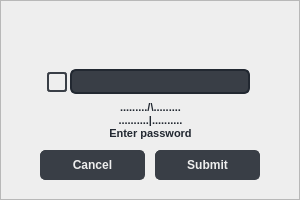
<?xml version="1.0" encoding="UTF-8"?>
<ui version="4.0">
 <class>Dialog_user_check</class>
 <widget class="QDialog" name="Dialog_user_check">
  <property name="geometry">
   <rect>
    <x>0</x>
    <y>0</y>
    <width>300</width>
    <height>200</height>
   </rect>
  </property>
  <property name="maximumSize">
   <size>
    <width>300</width>
    <height>200</height>
   </size>
  </property>
  <property name="windowTitle">
   <string>Dialog</string>
  </property>
  <widget class="QStackedWidget" name="dialog_user_check_page">
   <property name="geometry">
    <rect>
     <x>0</x>
     <y>0</y>
     <width>300</width>
     <height>200</height>
    </rect>
   </property>
   <property name="currentIndex">
    <number>1</number>
   </property>
   <widget class="QWidget" name="page_face_id">
    <widget class="QFrame" name="page_face_id_back_frame">
     <property name="geometry">
      <rect>
       <x>0</x>
       <y>0</y>
       <width>300</width>
       <height>200</height>
      </rect>
     </property>
     <property name="styleSheet">
      <string notr="true">.QFrame {
	
	background-color: rgb(238, 238, 238);
}</string>
     </property>
     <property name="frameShape">
      <enum>QFrame::StyledPanel</enum>
     </property>
     <property name="frameShadow">
      <enum>QFrame::Raised</enum>
     </property>
     <widget class="QFrame" name="page_face_id_face_animation_frame">
      <property name="geometry">
       <rect>
        <x>50</x>
        <y>20</y>
        <width>200</width>
        <height>125</height>
       </rect>
      </property>
      <property name="styleSheet">
       <string notr="true">.QFrame {
	border: 1px solid #c2ebec;
	border-radius: 6px;
	background-color: #c2ebec;
}</string>
      </property>
      <property name="frameShape">
       <enum>QFrame::StyledPanel</enum>
      </property>
      <property name="frameShadow">
       <enum>QFrame::Raised</enum>
      </property>
      <widget class="QLabel" name="page_face_id_face_animation_frame_label">
       <property name="geometry">
        <rect>
         <x>5</x>
         <y>5</y>
         <width>190</width>
         <height>115</height>
        </rect>
       </property>
       <property name="styleSheet">
        <string notr="true">.QLabel {
	border: 2px dashed #393E46;
	border-radius: 5px;
	padding: 40px;
}</string>
       </property>
       <property name="text">
        <string/>
       </property>
      </widget>
      <widget class="QLabel" name="page_face_id_face_animation_text_label">
       <property name="geometry">
        <rect>
         <x>55</x>
         <y>90</y>
         <width>90</width>
         <height>15</height>
        </rect>
       </property>
       <property name="styleSheet">
        <string notr="true">.QLabel {
	font-size: 10px;
	font-weight: bold;
	text-align: center;
	color: #222831
}</string>
       </property>
       <property name="text">
        <string>Don't recognize :(</string>
       </property>
      </widget>
      <widget class="QLabel" name="page_face_id_face_animation_image_label">
       <property name="geometry">
        <rect>
         <x>75</x>
         <y>30</y>
         <width>50</width>
         <height>40</height>
        </rect>
       </property>
       <property name="styleSheet">
        <string notr="true">.QLabel {
image: url(:/icons/icons/icons8-sad-96.png);
}</string>
       </property>
       <property name="text">
        <string/>
       </property>
      </widget>
     </widget>
     <widget class="QPushButton" name="page_face_id_cancel_button">
      <property name="geometry">
       <rect>
        <x>40</x>
        <y>160</y>
        <width>105</width>
        <height>30</height>
       </rect>
      </property>
      <property name="styleSheet">
       <string notr="true">.QPushButton {
	background-color:  #393E46;
	color: #EEEEEE;
	font-size: 12px;
	font-weight: bold;
	border: 1px solid #393E46;
	border-radius: 5px;
}

.QPushButton:hover {
	background-color: #00ADB5;
	border-color:  #00ADB5;
}</string>
      </property>
      <property name="text">
       <string>Cancel</string>
      </property>
     </widget>
     <widget class="QPushButton" name="page_face_id_using_password_button">
      <property name="geometry">
       <rect>
        <x>155</x>
        <y>160</y>
        <width>105</width>
        <height>30</height>
       </rect>
      </property>
      <property name="styleSheet">
       <string notr="true">.QPushButton {
	background-color:  #393E46;
	color: #EEEEEE;
	font-size: 12px;
	font-weight: bold;
	border: 1px solid #393E46;
	border-radius: 5px;
}

.QPushButton:hover {
	background-color: #00ADB5;
	border-color:  #00ADB5;
}</string>
      </property>
      <property name="text">
       <string>Using password</string>
      </property>
     </widget>
    </widget>
   </widget>
   <widget class="QWidget" name="page_password_check">
    <widget class="QFrame" name="page_password_check_back_frame">
     <property name="geometry">
      <rect>
       <x>0</x>
       <y>0</y>
       <width>300</width>
       <height>200</height>
      </rect>
     </property>
     <property name="styleSheet">
      <string notr="true">.QFrame {
	
	background-color: rgb(238, 238, 238);
}</string>
     </property>
     <property name="frameShape">
      <enum>QFrame::StyledPanel</enum>
     </property>
     <property name="frameShadow">
      <enum>QFrame::Raised</enum>
     </property>
     <widget class="QPushButton" name="page_password_check_cancel_button">
      <property name="geometry">
       <rect>
        <x>40</x>
        <y>150</y>
        <width>105</width>
        <height>30</height>
       </rect>
      </property>
      <property name="styleSheet">
       <string notr="true">.QPushButton {
	background-color:  #393E46;
	color: #EEEEEE;
	font-size: 12px;
	font-weight: bold;
	border: 1px solid #393E46;
	border-radius: 5px;
}

.QPushButton:hover {
	background-color: #00ADB5;
	border-color:  #00ADB5;
}

.QPushButton:pressed {
	background-color: #222831;
}</string>
      </property>
      <property name="text">
       <string>Cancel</string>
      </property>
     </widget>
     <widget class="QCheckBox" name="page_password_check_see_password_checkbox">
      <property name="geometry">
       <rect>
        <x>47</x>
        <y>72</y>
        <width>20</width>
        <height>20</height>
       </rect>
      </property>
      <property name="autoFillBackground">
       <bool>false</bool>
      </property>
      <property name="styleSheet">
       <string notr="true">QCheckBox {
	font-size: 10px;
	font-weight: bold;
	text-align: center;
	color: #222831
}

QCheckBox::indicator {
	height: 16px;
	width: 16px;
	border: 2px solid #393E46;
	border-radius: 3px;
}

QCheckBox::indicator:checked {
image: url(:/icons/icons/icons8-uchiha-eyes-96.png);
	background-color: #75d2d6;
}

QCheckBox::indicator:unchecked {
image: url(:/icons/icons/icons8-closed-eye-90.png);
	background-color: #EEEEEE;
}</string>
      </property>
      <property name="text">
       <string/>
      </property>
      <property name="iconSize">
       <size>
        <width>12</width>
        <height>12</height>
       </size>
      </property>
      <property name="checkable">
       <bool>true</bool>
      </property>
      <property name="checked">
       <bool>false</bool>
      </property>
     </widget>
     <widget class="QLabel" name="page_password_check_enter_password_text_label">
      <property name="geometry">
       <rect>
        <x>100</x>
        <y>90</y>
        <width>101</width>
        <height>61</height>
       </rect>
      </property>
      <property name="styleSheet">
       <string notr="true">.QLabel {
	font-size: 10px;
	font-weight: bold;
	text-align: center;
	color: #222831
}</string>
      </property>
      <property name="text">
       <string>&lt;html&gt;&lt;head/&gt;&lt;body&gt;&lt;p&gt;&lt;span style=&quot; font-size:8pt;&quot;&gt;........./\.........&lt;br/&gt;..........|..........&lt;br/&gt;Enter password&lt;/span&gt;&lt;/p&gt;&lt;/body&gt;&lt;/html&gt;</string>
      </property>
      <property name="alignment">
       <set>Qt::AlignCenter</set>
      </property>
     </widget>
     <widget class="QLabel" name="page_password_check_animation_image_label">
      <property name="geometry">
       <rect>
        <x>135</x>
        <y>20</y>
        <width>31</width>
        <height>31</height>
       </rect>
      </property>
      <property name="styleSheet">
       <string notr="true">.QLabel {
image: url(:/icons/icons/icons8-millenium-eye-96.png);
}</string>
      </property>
      <property name="text">
       <string/>
      </property>
     </widget>
     <widget class="QPushButton" name="page_password_check_submit_button">
      <property name="geometry">
       <rect>
        <x>155</x>
        <y>150</y>
        <width>105</width>
        <height>30</height>
       </rect>
      </property>
      <property name="styleSheet">
       <string notr="true">.QPushButton {
	background-color:  #393E46;
	color: #EEEEEE;
	font-size: 12px;
	font-weight: bold;
	border: 1px solid #393E46;
	border-radius: 5px;
}

.QPushButton:hover {
	background-color: #00ADB5;
	border-color:  #00ADB5;
}
.QPushButton:pressed {
	background-color: #222831;
}</string>
      </property>
      <property name="text">
       <string>Submit</string>
      </property>
     </widget>
     <widget class="QLineEdit" name="page_password_check_enter_password_line_edit">
      <property name="geometry">
       <rect>
        <x>70</x>
        <y>69</y>
        <width>180</width>
        <height>25</height>
       </rect>
      </property>
      <property name="styleSheet">
       <string notr="true">QLineEdit {
	background-color:  #393E46;
     font-size: 12px;
     font-weight: bold;
     color: #EEEEEE;
     padding: 0 10px;
     border: 2px solid #222831;
     border-radius: 6px;
     selection-background-color: darkgray;
}</string>
      </property>
      <property name="text">
       <string/>
      </property>
      <property name="echoMode">
       <enum>QLineEdit::Password</enum>
      </property>
      <property name="readOnly">
       <bool>false</bool>
      </property>
     </widget>
    </widget>
   </widget>
  </widget>
 </widget>
 <resources>
  <include location="resource/resources.qrc"/>
  <include location="resource/resources.qrc"/>
 </resources>
 <connections/>
</ui>
